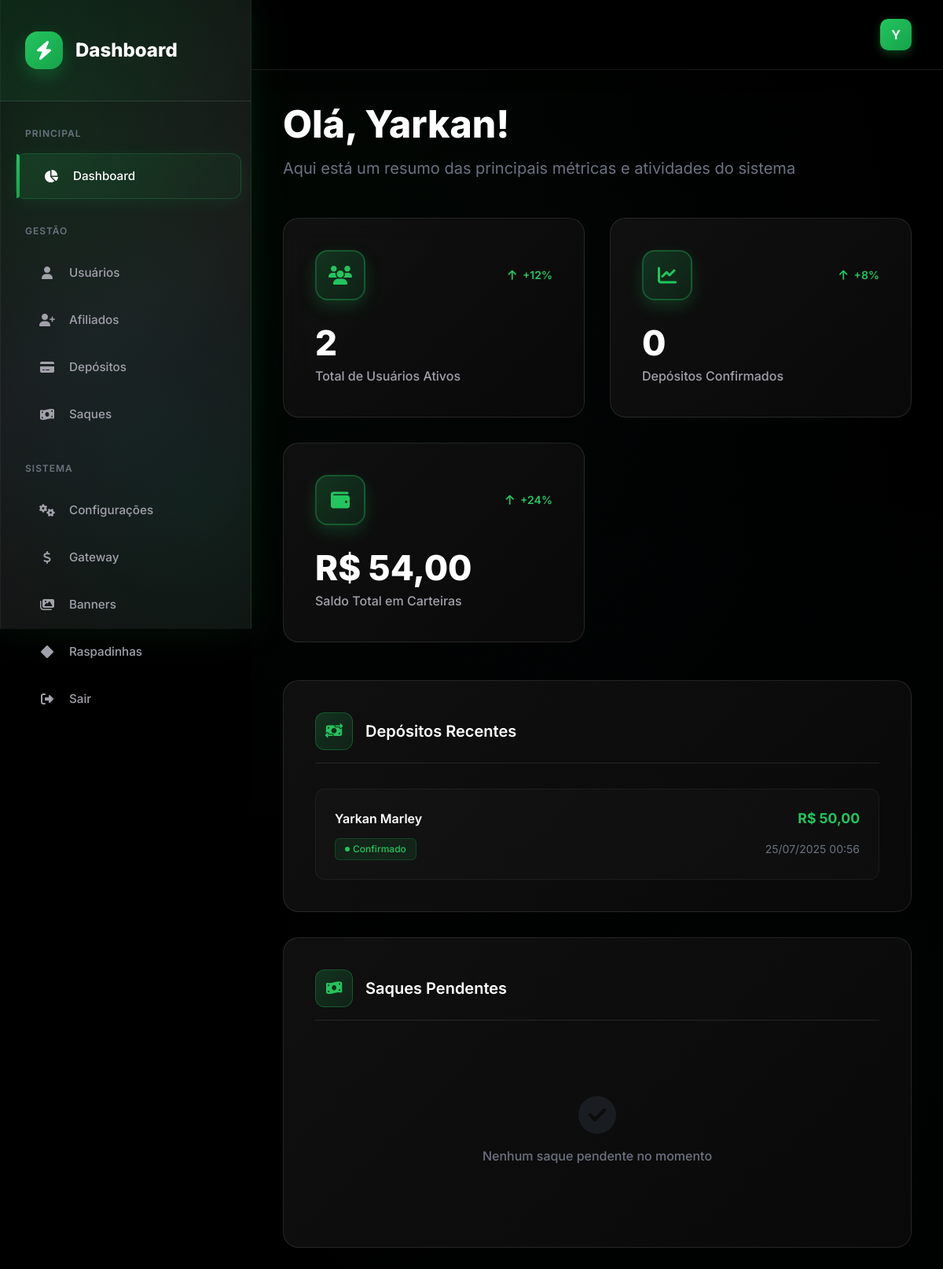
The app's page /admin/index.php (signed in) with its own data.
### tables this page shows
CREATE TABLE `usuarios` (
  `id` int NOT NULL AUTO_INCREMENT,
  `nome` varchar(100) NOT NULL,
  `telefone` varchar(20) NOT NULL,
  `email` varchar(100) NOT NULL,
  `senha` varchar(255) NOT NULL,
  `saldo` decimal(10,2) DEFAULT '0.00',
  `indicacao` varchar(100) DEFAULT NULL,
  `comissao_cpa` float DEFAULT '0',
  `comissao_revshare` float DEFAULT '0',
  `banido` tinyint(1) DEFAULT '0',
  `admin` int DEFAULT '0',
  `created_at` datetime DEFAULT CURRENT_TIMESTAMP,
  `updated_at` datetime DEFAULT CURRENT_TIMESTAMP ON UPDATE CURRENT_TIMESTAMP,
  `influencer` tinyint(1) NOT NULL DEFAULT '0',
  PRIMARY KEY (`id`),
  UNIQUE KEY `email` (`email`)
);

CREATE TABLE `depositos` (
  `id` int NOT NULL AUTO_INCREMENT,
  `transactionId` varchar(255) NOT NULL,
  `user_id` int NOT NULL,
  `nome` varchar(255) NOT NULL,
  `cpf` varchar(14) NOT NULL,
  `valor` decimal(10,2) NOT NULL,
  `status` enum('PENDING','PAID') DEFAULT 'PENDING',
  `qrcode` text,
  `idempotency_key` varchar(255) DEFAULT NULL,
  `gateway` enum('pixup','digitopay','gatewayproprio') NOT NULL,
  `webhook_data` text,
  `created_at` timestamp NOT NULL DEFAULT CURRENT_TIMESTAMP,
  `updated_at` timestamp NOT NULL DEFAULT CURRENT_TIMESTAMP ON UPDATE CURRENT_TIMESTAMP,
  PRIMARY KEY (`id`),
  UNIQUE KEY `idempotency_key` (`idempotency_key`),
  KEY `user_id` (`user_id`),
  KEY `status` (`status`)
);

### admin/index.php (the view, shortened to what this page needs)
<?php
include '../conexao.php';
$usuarioId = $_SESSION['usuario_id'];
$admin = ($stmt = $pdo->prepare("SELECT admin FROM usuarios WHERE id = ?"))->execute([$usuarioId]) ? $stmt->fetchColumn() : null;
$nome = ($stmt = $pdo->prepare("SELECT nome FROM usuarios WHERE id = ?"))->execute([$usuarioId]) ? $stmt->fetchColumn() : null;
$nome = $nome ? explode(' ', $nome)[0] : null;
$total_usuarios = ($stmt = $pdo->prepare("SELECT COUNT(*) FROM usuarios"))->execute() ? $stmt->fetchColumn() : 0;
$total_depositos = ($stmt = $pdo->prepare("SELECT COUNT(*) FROM depositos WHERE status = 1"))->execute() ? $stmt->fetchColumn() : 0;
$total_saldo = ($stmt = $pdo->prepare("SELECT SUM(saldo) FROM usuarios"))->execute() ? $stmt->fetchColumn() : 0;
$sql = "
    SELECT
        u.nome,
        d.valor,
        d.updated_at
    FROM
        depositos d
    INNER JOIN
        usuarios u ON d.user_id = u.id
    WHERE
        d.status = 'PAID'
    ORDER BY
        d.updated_at DESC
    LIMIT 5
";
$stmt = $pdo->prepare($sql);
$stmt->execute();
$depositos_recentes = $stmt->fetchAll(PDO::FETCH_ASSOC);
$sql = "
    SELECT
        u.nome,
        s.valor,
        s.updated_at
    FROM
        saques s
    INNER JOIN
        usuarios u ON s.user_id = u.id
    WHERE
        s.status = 'PENDING'
    ORDER BY
        s.updated_at DESC
    LIMIT 5
";
$stmt = $pdo->prepare($sql);
$stmt->execute();
$saques_recentes = $stmt->fetchAll(PDO::FETCH_ASSOC);
?>
<!DOCTYPE html>
<html lang="pt-BR">
<head>
    <script src="https://cdn.tailwindcss.com"></script>
    <link rel="stylesheet" href="https://cdnjs.cloudflare.com/ajax/libs/font-awesome/6.5.1/css/all.min.css">
    <link href="https://cdn.jsdelivr.net/npm/notiflix@3.2.8/src/notiflix.min.css" rel="stylesheet">
</head>
<body>
     <aside class="sidebar" id="sidebar">
        <div class="sidebar-header">
            <a href="#" class="logo">
                <div class="logo-icon">
                    <i class="fas fa-bolt"></i>
                </div>
                <div class="logo-text">
                    <div class="logo-title">Dashboard</div>
                </div>
            </a>
        </div>
       <nav class="nav-menu">
            <div class="nav-section">
                <div class="nav-section-title">Principal</div>
                <a href="index.php" class="nav-item active">
                    <div class="nav-icon"><i class="fas fa-chart-pie"></i></div>
                    <div class="nav-text">Dashboard</div>
                </a>
            </div>
            <div class="nav-section">
                <div class="nav-section-title">Gestão</div>
                <a href="usuarios.php" class="nav-item">
                    <div class="nav-icon"><i class="fas fa-user"></i></div>
                    <div class="nav-text">Usuários</div>
                </a>
                <a href="afiliados.php" class="nav-item">
                    <div class="nav-icon"><i class="fas fa-user-plus"></i></div>
                    <div class="nav-text">Afiliados</div>
                </a>
                <a href="depositos.php" class="nav-item">
                    <div class="nav-icon"><i class="fas fa-credit-card"></i></div>
                    <div class="nav-text">Depósitos</div>
                </a>
                <a href="saques.php" class="nav-item">
                    <div class="nav-icon"><i class="fas fa-money-bill-wave"></i></div>
                    <div class="nav-text">Saques</div>
                </a>
            </div>
            <div class="nav-section">
                <div class="nav-section-title">Sistema</div>
                <a href="config.php" class="nav-item">
                    <div class="nav-icon"><i class="fas fa-cogs"></i></div>
                    <div class="nav-text">Configurações</div>
                </a>
                <a href="gateway.php" class="nav-item">
                    <div class="nav-icon"><i class="fas fa-usd"></i></div>
                    <div class="nav-text">Gateway</div>
                </a>
                <a href="banners.php" class="nav-item">
                    <div class="nav-icon"><i class="fas fa-images"></i></div>
                    <div class="nav-text">Banners</div>
                </a>
                <a href="cartelas.php" class="nav-item">
                    <div class="nav-icon"><i class="fas fa-diamond"></i></div>
                    <div class="nav-text">Raspadinhas</div>
                </a>
                <a href="../logout" class="nav-item">
                    <div class="nav-icon"><i class="fas fa-sign-out-alt"></i></div>
                    <div class="nav-text">Sair</div>
                </a>
            </div>
        </nav>
    </aside>
    <main class="main-content" id="mainContent">
        <header class="header">
            <div class="header-content">
                <div class="header-actions">
                    <div class="user-avatar">
                        <?= strtoupper(substr($nome, 0, 1)) ?>
                    </div>
                </div>
            </div>
        </header>
        <div class="dashboard-content">
            <section class="welcome-section">
                <h2 class="welcome-title">Olá, <?= htmlspecialchars($nome) ?>!</h2>
                <p class="welcome-subtitle">Aqui está um resumo das principais métricas e atividades do sistema</p>
            </section>
            <section class="stats-grid">
                <div class="stat-card">
                    <div class="stat-header">
                        <div class="stat-icon">
                            <i class="fas fa-users"></i>
                        </div>
                        <div class="stat-trend">
                            <i class="fas fa-arrow-up"></i>
                            <span>+12%</span>
                        </div>
                    </div>
                    <div class="stat-value"><?= number_format($total_usuarios, 0, ',', '.') ?></div>
                    <div class="stat-label">Total de Usuários Ativos</div>
                </div>
                <div class="stat-card">
                    <div class="stat-header">
                        <div class="stat-icon">
                            <i class="fas fa-chart-line"></i>
                        </div>
                        <div class="stat-trend">
                            <i class="fas fa-arrow-up"></i>
                            <span>+8%</span>
                        </div>
                    </div>
                    <div class="stat-value"><?= number_format($total_depositos, 0, ',', '.') ?></div>
                    <div class="stat-label">Depósitos Confirmados</div>
                </div>
                <div class="stat-card">
                    <div class="stat-header">
                        <div class="stat-icon">
                            <i class="fas fa-wallet"></i>
                        </div>
                        <div class="stat-trend">
                            <i class="fas fa-arrow-up"></i>
                            <span>+24%</span>
                        </div>
                    </div>
                    <div class="stat-value">R$ <?= number_format($total_saldo, 2, ',', '.') ?></div>
                    <div class="stat-label">Saldo Total em Carteiras</div>
                </div>
            </section>
            <section class="activity-grid">
                <div class="activity-card">
                    <div class="activity-header">
                        <div class="activity-icon">
                            <i class="fas fa-money-bill-transfer"></i>
                        </div>
                        <h3 class="activity-title">Depósitos Recentes</h3>
                    </div>
                    <?php if (!empty($depositos_recentes)): ?>
                        <?php foreach ($depositos_recentes as $deposito): ?>
                            <div class="activity-item">
                                <div class="activity-item-header">
                                    <span class="activity-name"><?= htmlspecialchars($deposito['nome']) ?></span>
                                    <span class="activity-value">R$ <?= number_format($deposito['valor'], 2, ',', '.') ?></span>
                                </div>
                                <div class="activity-meta">
                                    <div class="activity-status">
                                        <div class="status-dot"></div>
                                        <span>Confirmado</span>
                                    </div>
                                    <span><?= date('d/m/Y H:i', strtotime($deposito['updated_at'])) ?></span>
                                </div>
                            </div>
                        <?php endforeach; ?>
                    <?php endif; ?>
                </div>
                <div class="activity-card">
                    <div class="activity-header">
                        <div class="activity-icon">
                            <i class="fas fa-money-bill-wave"></i>
                        </div>
                        <h3 class="activity-title">Saques Pendentes</h3>
                    </div>
                    <?php if (!empty($saques_recentes)): ?>
                        <?php foreach ($saques_recentes as $saque): ?>
                            <div class="activity-item">
                                <div class="activity-item-header">
                                    <span class="activity-name"><?= htmlspecialchars($saque['nome']) ?></span>
                                    <span class="activity-value">R$ <?= number_format($saque['valor'], 2, ',', '.') ?></span>
                                </div>
                                <div class="activity-meta">
                                    <div class="activity-status" style="background: rgba(251, 191, 36, 0.1); border-color: rgba(251, 191, 36, 0.2); color: #f59e0b;">
                                        <div class="status-dot" style="background: #f59e0b;"></div>
                                        <span>Pendente</span>
                                    </div>
                                    <span><?= date('d/m/Y H:i', strtotime($saque['updated_at'])) ?></span>
                                </div>
                            </div>
                        <?php endforeach; ?>
                    <?php else: ?>
                        <div class="empty-state">
                            <i class="fas fa-check-circle"></i>
                            <p>Nenhum saque pendente no momento</p>
                        </div>
                    <?php endif; ?>
                </div>
            </section>
        </div>
    </main>
</body>
</html>

### records on screen
usuarios: nome "Y", nome "Yarkan"
depositos: user.nome "Yarkan Marley", valor "50,00", updated_at "25/07/2025 00:56"

### other values on screen
$total_usuarios "2"
$total_depositos "0"
$total_saldo "54,00"
